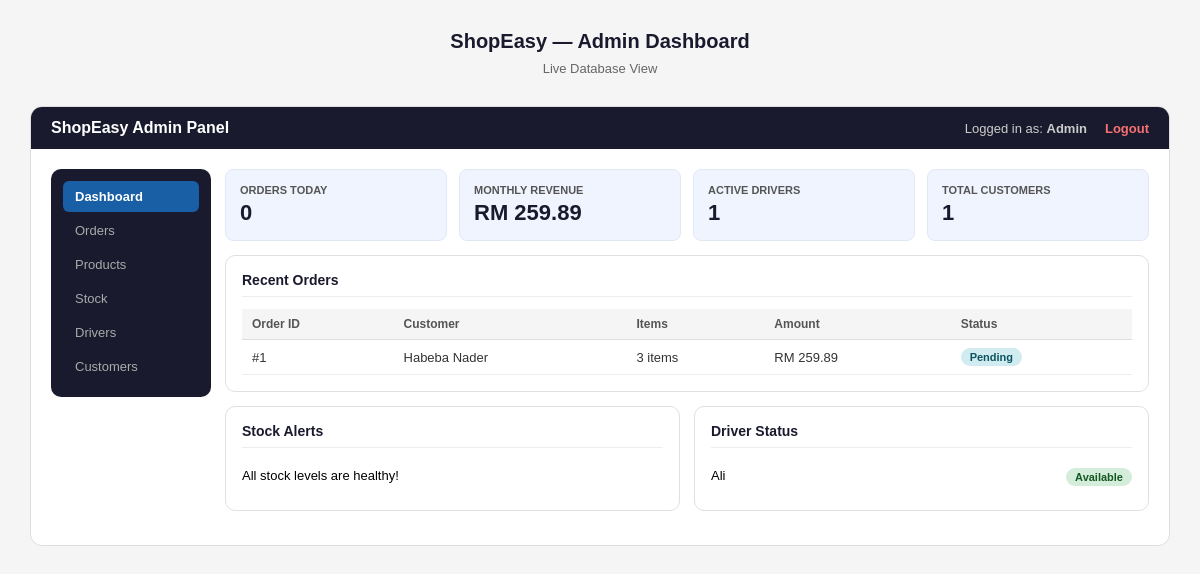
Before: /admin_dashboard.php (signed in) with the older database file.
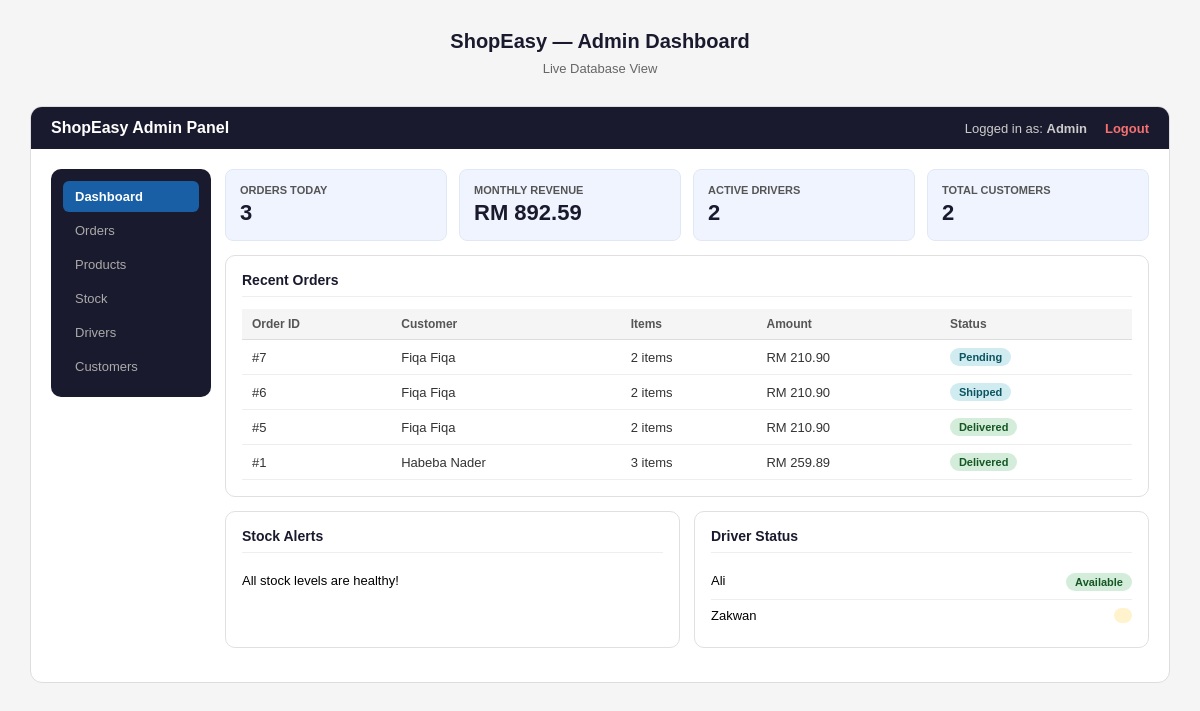
After: the same page with the newer database file.
### tables this page shows
CREATE TABLE `user` (
  `user_id` int(11) NOT NULL,
  `full_name` varchar(100) NOT NULL,
  `email` varchar(100) NOT NULL,
  `password_hash` varchar(255) NOT NULL,
  `phone` varchar(20) DEFAULT NULL,
  `account_status` enum('active','suspended','locked') NOT NULL,
  `failed_login_attempts` int(11) DEFAULT 0,
  `last_login` timestamp NULL DEFAULT NULL,
  `password_updated_at` timestamp NULL DEFAULT NULL,
  `created_at` timestamp NOT NULL DEFAULT current_timestamp(),
  `phone_number` varchar(20) DEFAULT NULL,
  `reset_token` varchar(64) DEFAULT NULL,
  `token_expires_at` datetime DEFAULT NULL
);

CREATE TABLE `orders` (
  `order_id` int(11) NOT NULL,
  `customer_id` int(11) NOT NULL,
  `location_id` int(11) NOT NULL,
  `total_amount` decimal(10,2) NOT NULL,
  `order_status` enum('pending','processing','shipped','delivered','cancelled') DEFAULT 'pending',
  `ordered_at` timestamp NOT NULL DEFAULT current_timestamp(),
  `updated_at` timestamp NOT NULL DEFAULT current_timestamp() ON UPDATE current_timestamp()
);

### admin_dashboard.php (the view, shortened to what this page needs)
<?php
require 'db_connect.php';
$admin_id = (int) $_SESSION['user_id'];
$stmt = $pdo->prepare("SELECT full_name FROM user WHERE user_id = ?");
$stmt->execute([$admin_id]);
$owner_name = $stmt->fetchColumn() ?: 'Admin';
$orders_today = $pdo->query("SELECT COUNT(*) FROM orders WHERE DATE(ordered_at) = CURDATE()")->fetchColumn();
$monthly_revenue = $pdo->query("SELECT SUM(total_amount) FROM orders WHERE MONTH(ordered_at) = MONTH(CURDATE()) AND YEAR(ordered_at) = YEAR(CURDATE())")->fetchColumn() ?: 0;
$active_drivers = $pdo->query("SELECT COUNT(*) FROM user_role WHERE role_id = 3")->fetchColumn();
$total_customers = $pdo->query("SELECT COUNT(*) FROM user_role WHERE role_id = 2")->fetchColumn();
$recent_orders = $pdo->query("
    SELECT o.order_id, u.full_name as customer, o.total_amount, o.order_status,
           (SELECT SUM(quantity) FROM order_item WHERE order_id = o.order_id) as items
    FROM orders o
    JOIN user u ON o.customer_id = u.user_id
    ORDER BY o.ordered_at DESC LIMIT 5
")->fetchAll();
$stock_alerts = $pdo->query("
    SELECT p.product_name, i.quantity_available
    FROM product p
    JOIN inventory i ON p.product_id = i.product_id
    WHERE i.quantity_available <= 5 AND p.is_active = 1
")->fetchAll();
$drivers = $pdo->query("
    SELECT u.full_name,
           IFNULL((SELECT delivery_status FROM delivery WHERE driver_id = u.user_id AND delivery_status != 'delivered' LIMIT 1), 'Available') as status
    FROM user u
    JOIN user_role ur ON u.user_id = ur.user_id
    WHERE ur.role_id = 3
")->fetchAll();
?>
<!DOCTYPE html>
<html lang="en">
<head>
</head>
<body>
<h1>ShopEasy — Admin Dashboard</h1>
<p class="subtitle">Live Database View</p>
<div class="screen">
  <div class="navbar">
    <span class="nav-brand">ShopEasy Admin Panel</span>
    <div class="nav-links">
      <span>Logged in as: <strong><?php echo htmlspecialchars($owner_name, ENT_QUOTES, 'UTF-8'); ?></strong></span>
      <a href="logout.php">Logout</a>
    </div>
  </div>
  <div class="content">
    <div class="sidebar-layout">
      <div class="side-menu">
  <a href="admin_dashboard.php" style="text-decoration: none;"><div class="side-item <?php echo (basename($_SERVER['PHP_SELF']) == 'admin_dashboard.php') ? 'active' : ''; ?>">Dashboard</div></a>
  <a href="admin_orders.php" style="text-decoration: none;"><div class="side-item <?php echo (basename($_SERVER['PHP_SELF']) == 'admin_orders.php') ? 'active' : ''; ?>">Orders</div></a>
  <a href="admin_products.php" style="text-decoration: none;"><div class="side-item <?php echo (basename($_SERVER['PHP_SELF']) == 'admin_products.php') ? 'active' : ''; ?>">Products</div></a>
  <a href="admin_stock.php" style="text-decoration: none;"><div class="side-item <?php echo (basename($_SERVER['PHP_SELF']) == 'admin_stock.php') ? 'active' : ''; ?>">Stock</div></a>
  <a href="admin_drivers.php" style="text-decoration: none;"><div class="side-item <?php echo (basename($_SERVER['PHP_SELF']) == 'admin_drivers.php') ? 'active' : ''; ?>">Drivers</div></a>
  <a href="admin_customers.php" style="text-decoration: none;"><div class="side-item <?php echo (basename($_SERVER['PHP_SELF']) == 'admin_customers.php') ? 'active' : ''; ?>">Customers</div></a>
</div>
      <div>
        <div class="metrics-row">
          <div class="metric"><div class="metric-label">Orders Today</div><div class="metric-value"><?php echo $orders_today; ?></div></div>
          <div class="metric"><div class="metric-label">Monthly Revenue</div><div class="metric-value">RM <?php echo number_format($monthly_revenue, 2); ?></div></div>
          <div class="metric"><div class="metric-label">Active Drivers</div><div class="metric-value"><?php echo $active_drivers; ?></div></div>
          <div class="metric"><div class="metric-label">Total Customers</div><div class="metric-value"><?php echo $total_customers; ?></div></div>
        </div>
        <div class="card">
          <div class="card-title">Recent Orders</div>
          <table>
            <thead>
              <tr><th>Order ID</th><th>Customer</th><th>Items</th><th>Amount</th><th>Status</th></tr>
            </thead>
            <tbody>
              <?php
              if (count($recent_orders) > 0) {
                  foreach ($recent_orders as $order) {
                      $badge = 'badge-info';
                      if ($order['order_status'] == 'delivered') $badge = 'badge-success';
                      echo "<tr>
                              <td>#" . (int)$order['order_id'] . "</td>
                              <td>" . htmlspecialchars($order['customer']) . "</td>
                              <td>" . (int)$order['items'] . " items</td>
                              <td>RM " . number_format($order['total_amount'], 2) . "</td>
                              <td><span class='badge {$badge}'>" . htmlspecialchars(ucfirst($order['order_status']), ENT_QUOTES, 'UTF-8') . "</span></td>
                            </tr>";
                  }
              } else {
                  echo "<tr><td colspan='5' style='text-align:center;'>No orders found.</td></tr>";
              }
              ?>
            </tbody>
          </table>
        </div>
        <div style="display:grid; grid-template-columns:1fr 1fr; gap:14px;">
          <div class="card">
            <div class="card-title">Stock Alerts</div>
            <?php
            if (count($stock_alerts) > 0) {
                foreach ($stock_alerts as $alert) {
                    $badge = $alert['quantity_available'] <= 0 ? 'badge-danger' : 'badge-warn';
                    echo "<div class='list-row'>
                            <span>" . htmlspecialchars($alert['product_name']) . "</span>
                            <span class='badge {$badge}'>" . (int)$alert['quantity_available'] . " left</span>
                          </div>";
                }
            } else {
                echo "<div class='list-row'>All stock levels are healthy!</div>";
            }
            ?>
          </div>
          <div class="card">
            <div class="card-title">Driver Status</div>
            <?php
            foreach ($drivers as $driver) {
                $badge = $driver['status'] == 'Available' ? 'badge-success' : 'badge-warn';
                echo "<div class='list-row'>
                        <span>" . htmlspecialchars($driver['full_name']) . "</span>
                        <span class='badge {$badge}'>" . htmlspecialchars($driver['status'], ENT_QUOTES, 'UTF-8') . "</span>
                      </div>";
            }
            ?>
          </div>
        </div>
      </div>
    </div>
  </div>
</div>
</body>
</html>

### admin_dashboard.php (style rules this page uses)
* { box-sizing: border-box; margin: 0; padding: 0; }
body { font-family: Arial, sans-serif; background: #f5f5f5; padding: 30px; }
h1 { text-align: center; font-size: 20px; color: #1a1a2e; margin-bottom: 8px; }
.subtitle { text-align: center; font-size: 13px; color: #666; margin-bottom: 30px; }
.screen { background: #fff; border: 1px solid #ddd; border-radius: 12px; overflow: hidden; }
.navbar { display: flex; justify-content: space-between; align-items: center; padding: 12px 20px; background: #1a1a2e; color: #fff; }
.nav-brand { font-size: 16px; font-weight: bold; color: #fff; }
.nav-links { display: flex; gap: 18px; font-size: 13px; color: #ccc; }
.nav-links a { color: #f87171; text-decoration: none; font-weight: bold; }
.content { padding: 20px; }
.sidebar-layout { display: grid; grid-template-columns: 160px 1fr; gap: 14px; }
.side-menu { background: #1a1a2e; border-radius: 10px; padding: 12px; height: fit-content; }
.side-item { padding: 8px 12px; font-size: 13px; border-radius: 6px; margin-bottom: 3px; cursor: pointer; color: #aaa; }
.side-item.active { background: #185FA5; color: #fff; font-weight: bold; }
.metrics-row { display: flex; gap: 12px; margin-bottom: 14px; }
.metric { flex: 1; background: #f0f4ff; border-radius: 8px; padding: 14px; border: 1px solid #e0e8f5; }
.metric-label { font-size: 11px; color: #555; margin-bottom: 4px; font-weight: bold; text-transform: uppercase; }
.metric-value { font-size: 22px; font-weight: bold; color: #1a1a2e; }
.card { background: #fff; border: 1px solid #e0e0e0; border-radius: 10px; padding: 16px; margin-bottom: 14px; }
.card-title { font-size: 14px; font-weight: bold; color: #1a1a2e; margin-bottom: 12px; padding-bottom: 8px; border-bottom: 1px solid #eee; }
table { width: 100%; border-collapse: collapse; font-size: 13px; }
th { background: #f5f5f5; text-align: left; padding: 8px 10px; font-size: 12px; color: #555; border-bottom: 1px solid #ddd; }
td { padding: 8px 10px; border-bottom: 1px solid #eee; color: #333; }
.badge { display: inline-block; font-size: 11px; padding: 3px 9px; border-radius: 20px; font-weight: bold; }
.badge-success { background: #d4edda; color: #155724; }
.badge-warn { background: #fff3cd; color: #856404; }
.badge-info { background: #d1ecf1; color: #0c5460; }
.list-row { display:flex; justify-content:space-between; font-size:13px; padding:8px 0; border-bottom:1px solid #eee; }
.list-row:last-child { border-bottom: none; }

Changed rows visible on the page:
added orders: order_id "7", customer.full_name "Fiqa Fiqa", items "2", total_amount "210.90", order_status "Pending"
added orders: order_id "6", customer.full_name "Fiqa Fiqa", items "2", total_amount "210.90", order_status "Shipped"
added orders: order_id "5", customer.full_name "Fiqa Fiqa", items "2", total_amount "210.90", order_status "Delivered"
changed orders "Habeba Nader": order_status "Pending" → "Delivered"
added user: full_name "Zakwan"
Other visible differences:
$orders_today: "0" → "3"
$monthly_revenue: "259.89" → "892.59"
$active_drivers: "1" → "2"
$total_customers: "1" → "2"
